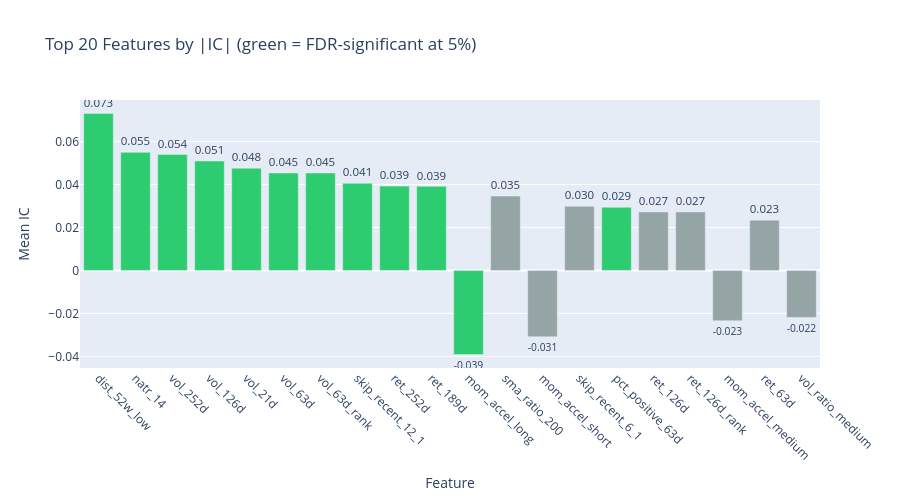

The cell this chart's notebook holds for it:
### Markdown cell above
### IC Bar Chart

### Code cell
top20 = eval_summary.sort(pl.col("ic_mean").abs(), descending=True).head(20)
colors = ["#2ecc71" if sig else "#95a5a6" for sig in top20["significant_fdr05"].to_list()]

fig_ic = go.Figure(
    go.Bar(
        x=top20["feature"].to_list(),
        y=top20["ic_mean"].to_list(),
        marker_color=colors,
        text=[f"{ic:.3f}" for ic in top20["ic_mean"].to_list()],
        textposition="outside",
    )
)
fig_ic.update_layout(
    title="Top 20 Features by |IC| (green = FDR-significant at 5%)",
    xaxis_title="Feature",
    yaxis_title="Mean IC",
    xaxis_tickangle=45,
    height=500,
)
fig_ic.show()

### Figure 1 — Plotly figure (JSON) as saved in the notebook; plotly's stock layout.template omitted (floating-point values rounded to 4 significant figures)
{"data": [{"marker": {"color": ["#2ecc71", "#2ecc71", "#2ecc71", "#2ecc71", "#2ecc71", "#2ecc71", "#2ecc71", "#2ecc71", "#2ecc71", "#2ecc71", "#2ecc71", "#95a5a6", "#95a5a6", "#95a5a6", "#2ecc71", "#95a5a6", "#95a5a6", "#95a5a6", "#95a5a6", "#95a5a6"]}, "text": ["0.073", "0.055", "0.054", "0.051", "0.048", "0.045", "0.045", "0.041", "0.039", "0.039", "-0.039", "0.035", "-0.031", "0.030", "0.029", "0.027", "0.027", "-0.023", "0.023", "-0.022"], "textposition": "outside", "type": "bar", "x": ["dist_52w_low", "natr_14", "vol_252d", "vol_126d", "vol_21d", "vol_63d", "vol_63d_rank", "skip_recent_12_1", "ret_252d", "ret_189d", "mom_accel_long", "sma_ratio_200", "mom_accel_short", "skip_recent_6_1", "pct_positive_63d", "ret_126d", "ret_126d_rank", "mom_accel_medium", "ret_63d", "vol_ratio_medium"], "y": [0.07316, 0.05503, 0.05404, 0.051, 0.04764, 0.04542, 0.04542, 0.04061, 0.03931, 0.03918, -0.03918, 0.03469, -0.03091, 0.02993, 0.02946, 0.02729, 0.02729, -0.02345, 0.02343, -0.02188]}], "layout": {"height": 500, "title": {"text": "Top 20 Features by |IC| (green = FDR-significant at 5%)"}, "xaxis": {"tickangle": 45, "title": {"text": "Feature"}}, "yaxis": {"title": {"text": "Mean IC"}}}}
